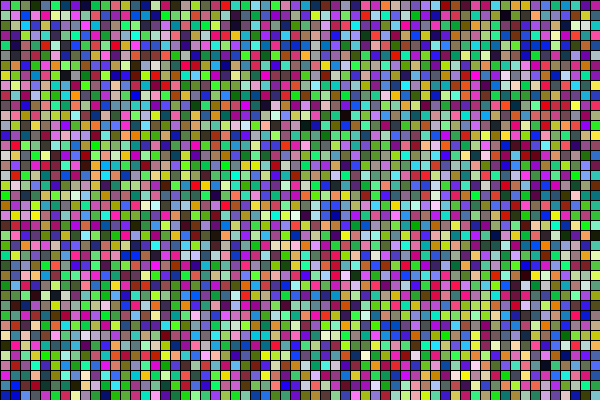
Frame 1 (no input)
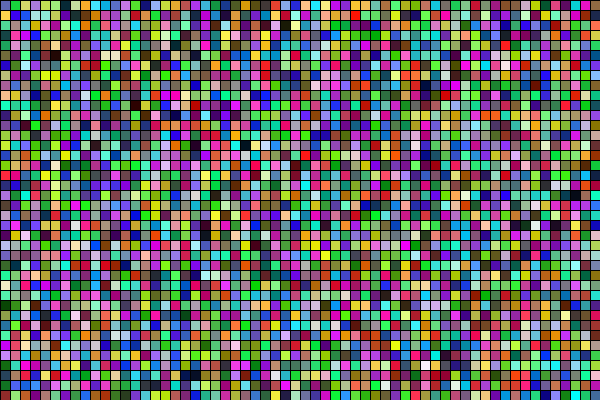
Frame 60 (the mouse pressed at the canvas centre just before this capture)
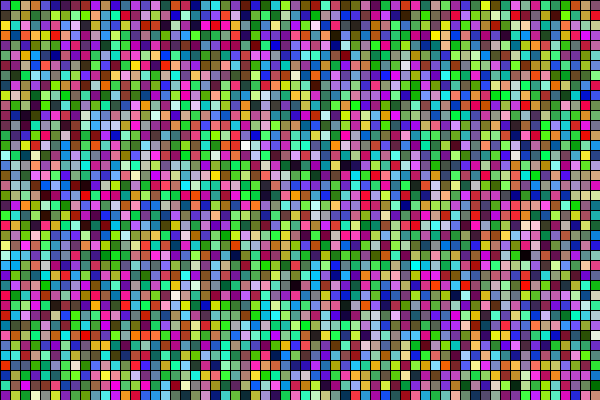
Frame 120 (the mouse held since frame 60 and released just before this capture)

The Processing sketch that drew these frames (run headless with seeded random() and noise(); from frame 60 on, the mouse is pressed at the canvas centre):

// Processing sketch: blockParty
// ── blockParty.pde
void setup()
{
  size(600, 400);
  frameRate(12);
}

int res = 10; // resolution of grid

void draw()
{
  background(0);
  for(int i=0; i<height; i+=res) {
    for(int j=0; j<width; j+=res) {
      fill(color(int(random(255)), int(random(255)), int(random(255))));
      rect(j, i, res, res);
    }
  }
}
